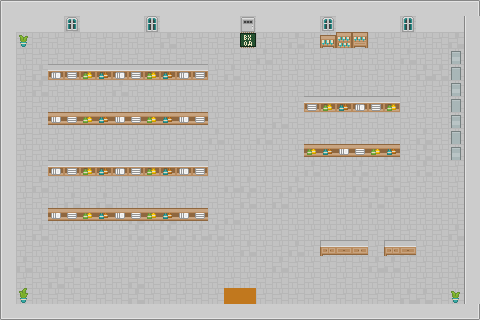

Rendered tile map (Tiled .tmx) drawn with the repository's tilesets; below, a short description and the full map source, tile grids included:
An orthogonal 30x20 tile map with 16x16 px tiles, 2 tile layers (floor, walls) and 13 objects (3x Box, 3x Shelf, 2x Coffee, Player, Exit, ...).

<map version="1.10" tiledversion="1.12.2" orientation="orthogonal" renderorder="right-down" width="30" height="20" tilewidth="16" tileheight="16" infinite="0" nextlayerid="4" nextobjectid="15">
 <editorsettings>
  <export target="level1.json" format="json" />
 </editorsettings>
 <tileset firstgid="1" name="nightshift_tiles" tilewidth="16" tileheight="16" tilecount="72" columns="8">
  <image source="nightshift_tiles.png" width="128" height="144" />
 </tileset>
 <layer id="1" name="floor" width="30" height="20">
  <data encoding="csv">
1,1,1,8,1,1,8,1,8,1,8,8,1,1,1,1,1,1,1,1,1,8,1,1,1,8,1,1,1,1,
1,1,1,8,8,1,1,1,1,1,1,1,1,1,1,1,1,1,1,1,1,8,1,1,1,1,8,1,1,1,
1,1,1,1,1,1,1,1,1,1,8,1,1,1,1,1,1,1,8,1,1,8,8,1,1,1,1,1,8,1,
1,1,1,1,1,1,1,1,1,1,1,1,1,1,1,1,8,1,1,1,1,1,1,1,1,8,1,1,1,1,
1,1,8,1,8,8,1,1,1,8,8,1,8,1,8,1,1,1,1,1,1,1,1,1,1,1,8,8,1,1,
1,1,8,1,1,1,1,8,1,1,1,1,1,1,1,1,1,1,1,1,1,1,1,1,1,1,1,1,1,8,
8,1,1,1,1,1,1,1,1,1,1,1,1,1,1,1,1,1,1,1,8,1,1,1,1,1,1,1,1,1,
1,1,1,1,1,1,1,1,1,1,1,1,1,1,1,1,1,8,1,1,1,1,1,1,1,1,1,1,1,1,
1,1,1,1,1,1,1,1,1,1,1,1,1,8,1,1,8,1,1,1,1,1,1,1,1,1,8,1,1,1,
1,1,1,1,1,1,1,1,1,1,1,1,1,1,1,1,1,1,1,1,1,1,1,1,8,1,8,1,1,1,
1,1,1,1,1,1,1,1,1,1,1,1,1,1,1,1,1,1,1,8,1,1,8,1,1,1,8,1,1,1,
8,1,8,1,1,1,1,1,1,1,1,1,1,1,8,8,1,1,8,1,1,1,8,1,8,1,1,1,1,1,
1,1,1,1,8,1,8,1,1,1,1,1,1,1,1,8,1,8,1,1,1,1,1,8,1,1,1,1,1,1,
1,1,1,1,1,1,1,1,8,1,8,1,1,1,8,1,1,1,1,1,1,1,1,1,1,1,1,1,1,1,
1,1,8,1,1,1,1,1,8,1,8,1,8,8,1,1,1,1,1,1,1,1,1,1,1,1,1,1,8,1,
1,1,1,1,1,1,1,1,1,1,1,1,1,1,1,8,1,1,8,1,1,1,1,1,1,8,1,1,1,1,
1,8,1,1,8,1,1,1,1,1,1,1,1,1,1,1,1,8,1,1,1,1,1,8,8,1,1,1,1,1,
1,1,1,8,1,1,1,1,8,1,1,1,1,1,1,1,1,1,1,1,1,1,1,1,1,1,1,1,1,8,
8,1,1,1,1,1,1,1,8,1,1,1,1,1,19,19,1,1,1,1,1,1,1,1,1,8,8,1,1,1,
1,1,1,1,1,1,1,1,1,1,1,1,1,8,1,1,1,1,1,8,1,1,1,1,1,1,1,1,1,1
</data>
 </layer>
 <layer id="2" name="walls" width="30" height="20">
  <data encoding="csv">
9,10,10,10,10,10,10,10,10,10,10,10,10,10,10,10,10,10,10,10,10,10,10,10,10,10,10,10,10,11,
12,18,18,18,23,18,18,18,18,24,18,18,18,18,18,21,18,18,18,18,23,18,18,18,18,24,18,18,18,12,
12,58,0,0,0,0,0,0,0,0,0,0,0,0,0,65,0,0,0,0,41,42,43,0,0,0,0,0,0,12,
12,0,0,0,0,0,0,0,0,0,0,0,0,0,0,0,0,0,0,0,0,0,0,0,0,0,0,0,54,12,
12,0,0,28,25,26,27,28,25,26,27,28,25,0,0,0,0,0,0,0,0,0,0,0,0,0,0,0,64,12,
12,0,0,0,0,0,0,0,0,0,0,0,0,0,0,0,0,0,0,0,0,0,0,0,0,0,0,0,54,12,
12,0,0,0,0,0,0,0,0,0,0,0,0,0,0,0,0,0,0,25,26,27,28,25,26,0,0,0,64,12,
12,0,0,32,29,30,31,32,29,30,31,32,29,0,0,0,0,0,0,0,0,0,0,0,0,0,0,0,54,12,
12,0,0,0,0,0,0,0,0,0,0,0,0,0,0,0,0,0,0,0,0,0,0,0,0,0,0,0,64,12,
12,0,0,0,0,0,0,0,0,0,0,0,0,0,0,0,0,0,0,30,31,32,29,30,31,0,0,0,54,12,
12,0,0,28,25,26,27,28,25,26,27,28,25,0,0,0,0,0,0,0,0,0,0,0,0,0,0,0,0,12,
12,0,0,0,0,0,0,0,0,0,0,0,0,0,0,0,0,0,0,0,0,0,0,0,0,0,0,0,0,12,
12,0,0,0,0,0,0,0,0,0,0,0,0,0,0,0,0,0,0,0,0,0,0,0,0,0,0,0,0,12,
12,0,0,32,29,30,31,32,29,30,31,32,29,0,0,0,0,0,0,0,0,0,0,0,0,0,0,0,0,12,
12,0,0,0,0,0,0,0,0,0,0,0,0,0,0,0,0,0,0,0,0,0,0,0,0,0,0,0,0,12,
12,0,0,0,0,0,0,0,0,0,0,0,0,0,0,0,0,0,0,0,37,38,39,0,37,38,0,0,0,12,
12,0,0,0,0,0,0,0,0,0,0,0,0,0,0,0,0,0,0,0,0,0,0,0,0,0,0,0,0,12,
12,0,0,0,0,0,0,0,0,0,0,0,0,0,0,0,0,0,0,0,0,0,0,0,0,0,0,0,0,12,
12,57,0,0,0,0,0,0,0,0,0,0,0,0,0,0,0,0,0,0,0,0,0,0,0,0,0,0,58,12,
15,16,16,16,16,16,16,16,16,16,16,16,16,16,16,16,16,16,16,16,16,16,16,16,16,16,16,16,16,17
</data>
 </layer>
 <objectgroup id="3" name="objects">
  <object id="1" name="player" type="Player" x="368" y="272" width="16" height="16" />
  <object id="2" name="exit" type="Exit" x="368" y="240" width="16" height="16" />
  <object id="3" name="visitor1" type="Visitor" x="271.908" y="31.3617" width="16" height="32" />
  <object id="4" name="box1" type="Box" x="32" y="272" width="16" height="16" />
  <object id="5" name="box2" type="Box" x="224" y="48" width="16" height="16" />
  <object id="6" name="box3" type="Box" x="432" y="192" width="16" height="16" />
  <object id="7" name="shelf1" type="Shelf" x="80" y="80" width="16" height="16" />
  <object id="8" name="shelf2" type="Shelf" x="144" y="176" width="16" height="16" />
  <object id="9" name="shelf3" type="Shelf" x="336" y="112" width="16" height="16" />
  <object id="10" name="battery1" type="Battery" x="208" y="128" width="16" height="16" />
  <object id="12" name="coffee1" type="Coffee" x="256" y="224" width="16" height="16" />
  <object id="13" name="omamori1" type="Omamori" x="16" y="160" width="16" height="16" />
  <object id="14" name="coffee2" type="Coffee" x="416.667" y="62.6667" width="16" height="16" />
 </objectgroup>
</map>
